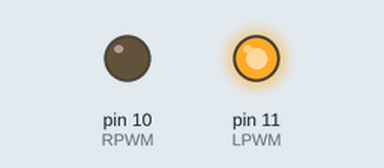
The sketch below on a simulated Arduino Uno, built with avr-gcc and run on an emulated ATmega328P. Shown: output pins drawn as LEDs (lit = HIGH).

Above: at 0.1 s.
Timing chart, 0 to 1.6 s (numbered marks = the images above):
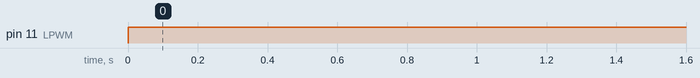

Measured:
- by itself, pin 11 (LPWM): LOW → HIGH at 0.00 s

The sketch:

sketch_oct21b.ino
```cpp
int RPWM = 10;
int LPWM = 11;

int Speed = 255;

void setup() {
  // actuator
  pinMode(RPWM, OUTPUT);
  pinMode(LPWM, OUTPUT);

  Serial.begin(9600);

}

void loop() {
  // put your main code here, to run repeatedly:


  analogWrite(RPWM, 0);
  analogWrite(LPWM, Speed);

  delay (20000);

  // analogWrite(RPWM, Speed);
  // analogWrite(LPWM, 0);

  // delay (20000);

  // analogWrite(RPWM, 0);
  // analogWrite(LPWM, 0);


}
```
